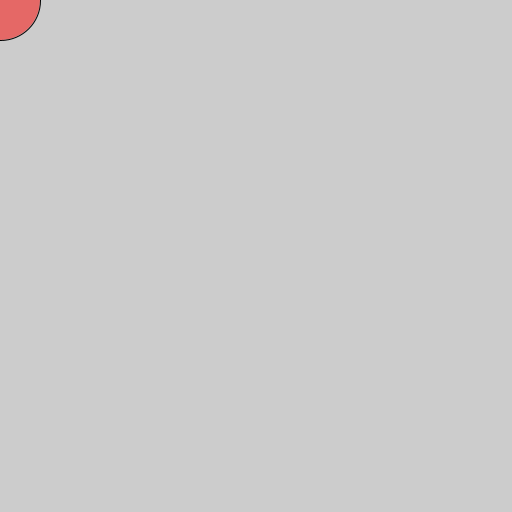
Frame 1 (no input)
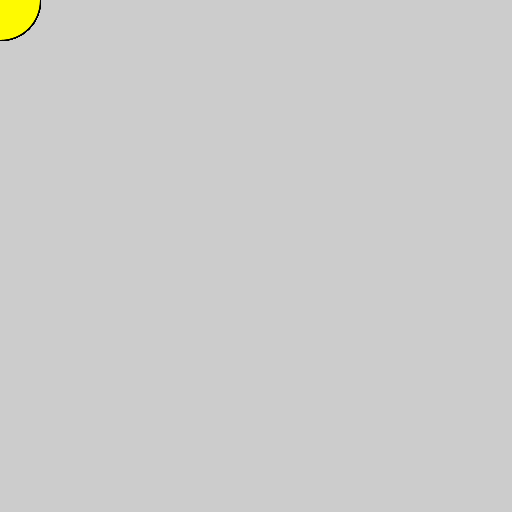
Frame 60 (the mouse pressed at the canvas centre just before this capture)
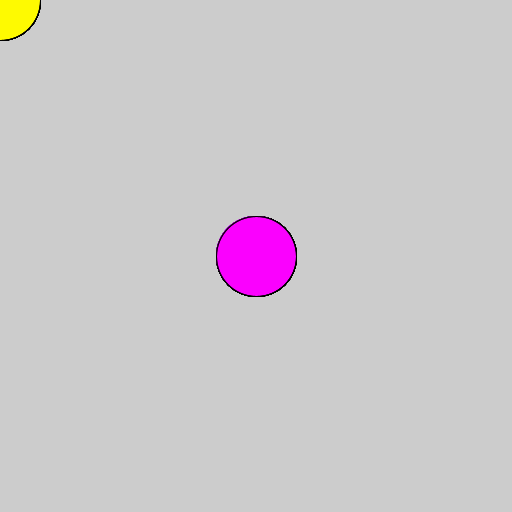
Frame 120 (the mouse held since frame 60 and released just before this capture)

The Processing sketch that drew these frames (run headless with seeded random() and noise(); from frame 60 on, the mouse is pressed at the canvas centre):

// Processing sketch: Example_2_2_color_variation
// ── Example_2_2_color_variation.pde
// A colorful variation on Example 2-2: Make Circles from
// Getting Started with Processing by Casey Reas and Ben Fry
// P. Conrad, 7/27/2017

int hue= 0;
int delta = 1;

void setup() {
  size(512,512);
  colorMode(HSB,360,100,100,100);
  smooth();  
}

void draw() {
  hue = (hue + delta) % 360;
  if ( mousePressed ) {
    fill ( (hue + 180) % 360, 100,100,50);
  } else {
    fill ( (hue), 100,100,50);
  }
  ellipse(mouseX, mouseY, 80, 80);
}
